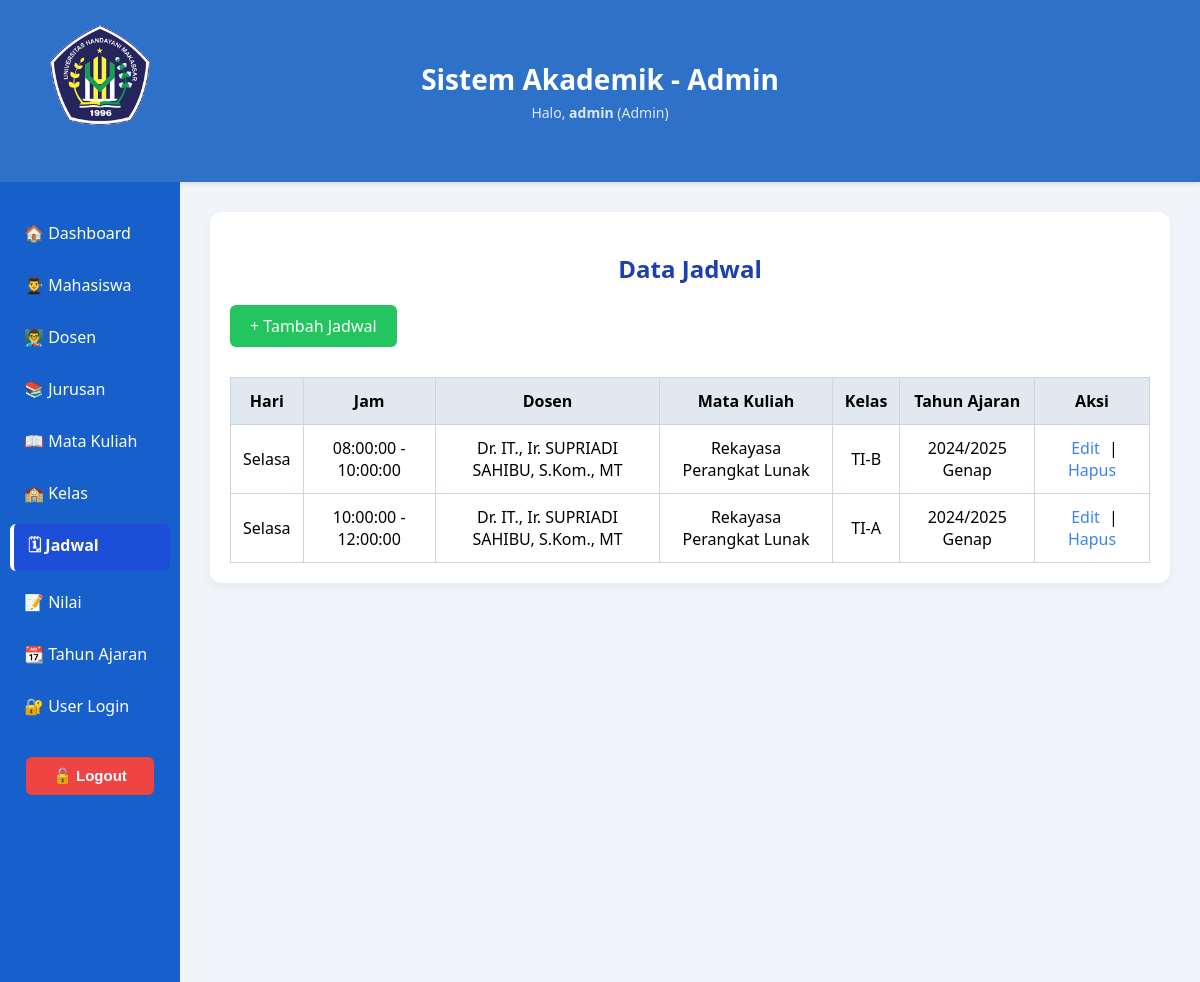
Screenshot of /dashboard/data_jadwal.php (signed in) with the database file from the repository.
### tables this page shows
CREATE TABLE `jadwal` (
  `id` int(11) NOT NULL,
  `matakuliah_id` int(11) NOT NULL,
  `dosen_id` int(11) NOT NULL,
  `hari` enum('Senin','Selasa','Rabu','Kamis','Jumat','Sabtu') NOT NULL,
  `jam_mulai` time NOT NULL,
  `jam_selesai` time NOT NULL,
  `kelas_id` int(11) NOT NULL,
  `tahun_ajaran_id` int(11) DEFAULT NULL
);

CREATE TABLE `dosen` (
  `id` int(11) NOT NULL,
  `nip` varchar(20) NOT NULL,
  `nama` varchar(100) NOT NULL,
  `jenis_kelamin` enum('Laki-laki','Perempuan') NOT NULL,
  `email` varchar(100) DEFAULT NULL,
  `bidang` varchar(100) DEFAULT NULL
);

CREATE TABLE `matakuliah` (
  `id` int(11) NOT NULL,
  `kode_mk` varchar(20) NOT NULL,
  `nama_mk` varchar(100) NOT NULL,
  `sks` int(11) NOT NULL,
  `jurusan_id` int(11) NOT NULL
);

CREATE TABLE `kelas` (
  `id` int(11) NOT NULL,
  `nama_kelas` varchar(50) NOT NULL,
  `jurusan_id` int(11) NOT NULL
);

### dashboard/data_jadwal.php (the view, shortened to what this page needs)
<?php
include '../koneksi.php';
$query = mysqli_query($conn, "
  SELECT j.id, j.hari, j.jam_mulai, j.jam_selesai, d.nama AS nama_dosen, mk.nama_mk, k.nama_kelas,
         CONCAT(ta.tahun_mulai, '/', ta.tahun_selesai, ' ', ta.semester) AS tahun_ajaran
  FROM jadwal j
  JOIN dosen d ON j.dosen_id = d.id
  JOIN matakuliah mk ON j.matakuliah_id = mk.id
  JOIN kelas k ON j.kelas_id = k.id
  JOIN tahun_ajaran ta ON j.tahun_ajaran_id = ta.id
  ORDER BY j.hari, j.jam_mulai ASC
");
?>
<!DOCTYPE html>
<html lang="id">
<head>
  <link rel="stylesheet" href="../css/style.css">
  <link rel="stylesheet" href="../css/layout.css">
  <link rel="stylesheet" href="../css/dashboard.css">
</head>
<body>
  <header>
    <div class="header-left">
      <img src="../logo.png" class="logo-fixed" alt="Logo">
    </div>
    <div class="header-center">
      <h1>Sistem Akademik - Admin</h1>
      <p>Halo, <strong><?= $_SESSION['username'] ?></strong> (Admin)</p>
    </div>
  </header>
  <div class="main-content">
    <div class="sidebar">
      <a href="admin_dashboard.php">🏠 Dashboard</a>
      <a href="data_mahasiswa.php">👨‍🎓 Mahasiswa</a>
      <a href="data_dosen.php">👨‍🏫 Dosen</a>
      <a href="data_jurusan.php">📚 Jurusan</a>
      <a href="data_matakuliah.php">📖 Mata Kuliah</a>
      <a href="data_kelas.php">🏫 Kelas</a>
      <a href="data_jadwal.php" class="active">🗓 Jadwal</a>
      <a href="data_nilai.php">📝 Nilai</a>
      <a href="data_tahun_ajaran.php">📆 Tahun Ajaran</a>
      <a href="data_users.php">🔐 User Login</a>
      <form action="../logout.php" method="post" class="logout-form">
        <button type="submit" class="logout-button">🔓 Logout</button>
      </form>
    </div>
    <div class="page-wrapper">
      <div class="container">
        <h2 class="form-title">Data Jadwal</h2>
        <a href="../penambahan/tambah_jadwal.php" class="button">+ Tambah Jadwal</a>
        <table>
          <thead>
            <tr>
              <th>Hari</th>
              <th>Jam</th>
              <th>Dosen</th>
              <th>Mata Kuliah</th>
              <th>Kelas</th>
              <th>Tahun Ajaran</th>
              <th>Aksi</th>
            </tr>
          </thead>
          <tbody>
            <?php while ($row = mysqli_fetch_assoc($query)) { ?>
              <tr>
                <td><?= htmlspecialchars($row['hari']) ?></td>
                <td><?= htmlspecialchars($row['jam_mulai']) ?> - <?= htmlspecialchars($row['jam_selesai']) ?></td>
                <td><?= htmlspecialchars($row['nama_dosen']) ?></td>
                <td><?= htmlspecialchars($row['nama_mk']) ?></td>
                <td><?= htmlspecialchars($row['nama_kelas']) ?></td>
                <td><?= htmlspecialchars($row['tahun_ajaran']) ?></td>
                <td class="action-links">
                  <a href="../aksi/jadwal/edit_jadwal.php?id=<?= $row['id'] ?>">Edit</a> |
                  <a href="../aksi/jadwal/hapus_jadwal.php?id=<?= $row['id'] ?>" onclick="return confirm('Hapus jadwal ini?')">Hapus</a>
                </td>
              </tr>
            <?php } ?>
          </tbody>
        </table>
      </div>
    </div>
  </div>
</body>
</html>

### css/style.css (style rules this page uses)
body { font-family: 'Segoe UI', sans-serif; background-color: #f1f5f9; margin: 0; padding: 0; }
a { text-decoration: none; color: inherit; }
header { display: flex; align-items: center; justify-content: center; background-color: #2e71c9; color: white; padding: 60px 20px; position: relative; box-shadow: 0 2px 5px rgba(0, 0, 0, 0.1); }
.header-left { position: absolute; top: 25px; left: 50px; display: flex; flex-direction: column; align-items: center; }
.logo-fixed { width: 90px; height: auto; border-radius: 8px; margin-bottom: 8px; }
.header-center { flex: 1; text-align: center; }
.header-center h1 { margin: 0; font-size: 28px; }
.header-center p { margin: 5px 0 0; font-size: 14px; color: #e0e7ff; }
.sidebar { width: 180px; background-color: #1760cc; padding: 30px 10px; display: flex; flex-direction: column; gap: 10px; height: 100vh; }
.sidebar a { color: white; padding: 10px 14px; text-decoration: none; font-weight: 500; border-radius: 6px; transition: background 0.3s; }
.sidebar a:hover, .sidebar a.active { background-color: #1d4ed8; font-weight: 600; border-left: 4px solid #ffffff; }
.main-content { display: flex; min-height: calc(100vh - 160px); }
.page-wrapper { flex: 1; padding: 30px; }
.container { max-width: 1000px; margin: 0 auto; padding: 20px; background-color: white; border-radius: 12px; box-shadow: 0 4px 10px rgba(0, 0, 0, 0.05); }
.form-title { font-size: 22px; text-align: center; margin-bottom: 20px; }
a.button, button.button { display: inline-block; margin-bottom: 15px; padding: 10px 20px; background-color: #22c55e; color: white; border-radius: 6px; text-decoration: none; transition: all 0.3s; border: none; cursor: pointer; }
table { width: 100%; border-collapse: collapse; margin-top: 15px; }
table thead { background-color: #e2e8f0; }
table th, table td { padding: 12px; border: 1px solid #cbd5e1; text-align: center; }
.action-links a { margin: 0 5px; text-decoration: none; color: #3b82f6; }
.logout-form { padding: 0 16px; margin-top: auto; }
.logout-button { width: 100%; background-color: #ef4444; color: white; padding: 10px 14px; border: none; border-radius: 6px; font-weight: bold; font-size: 15px; cursor: pointer; transition: all 0.3s ease; }

### css/layout.css (style rules this page uses)
header { display: flex; align-items: center; justify-content: center; background-color: #2e71c9; color: white; padding: 60px 20px; position: relative; box-shadow: 0 2px 5px rgba(0, 0, 0, 0.1); }
.header-left { position: absolute; top: 25px; left: 50px; display: flex; flex-direction: column; align-items: center; }
.logo-fixed { width: 100px; height: auto; border-radius: 8px; margin-bottom: 8px; }
.header-center { flex: 1; text-align: center; }
.header-center h1 { margin: 0; font-size: 28px; }
.header-center p { margin: 5px 0 0; font-size: 14px; color: #e0e7ff; }
.sidebar { display: flex; flex-direction: column; height: 100vh; padding: 30px 10px; background-color: #1760cc; gap: 10px; box-sizing: border-box; position: relative; }
.sidebar a { color: white; padding: 10px 14px; text-decoration: none; font-weight: 500; border-radius: 6px; transition: background 0.3s; }
.logout-form { margin-top: 20px; }
.logout-button { width: 100%; background-color: #ef4444; color: white; padding: 10px 14px; border: none; border-radius: 6px; font-weight: bold; font-size: 15px; cursor: pointer; transition: all 0.3s ease; }

### css/dashboard.css (style rules this page uses)
.container h2 { margin-bottom: 20px; font-size: 24px; color: #1e40af; }

### rows the page displays
jadwal: hari "Selasa", jam_mulai "08:00:00", jam_selesai "10:00:00", dosen.nama "Dr. IT., Ir. SUPRIADI SAHIBU, S.Kom., MT", matakuliah.nama_mk "Rekayasa Perangkat Lunak", kelas.nama_kelas "TI-B", tahun_ajaran "2024/2025 Genap"
jadwal: hari "Selasa", jam_mulai "10:00:00", jam_selesai "12:00:00", dosen.nama "Dr. IT., Ir. SUPRIADI SAHIBU, S.Kom., MT", matakuliah.nama_mk "Rekayasa Perangkat Lunak", kelas.nama_kelas "TI-A", tahun_ajaran "2024/2025 Genap"

### other values shown
$_SESSION['username'] "admin"
